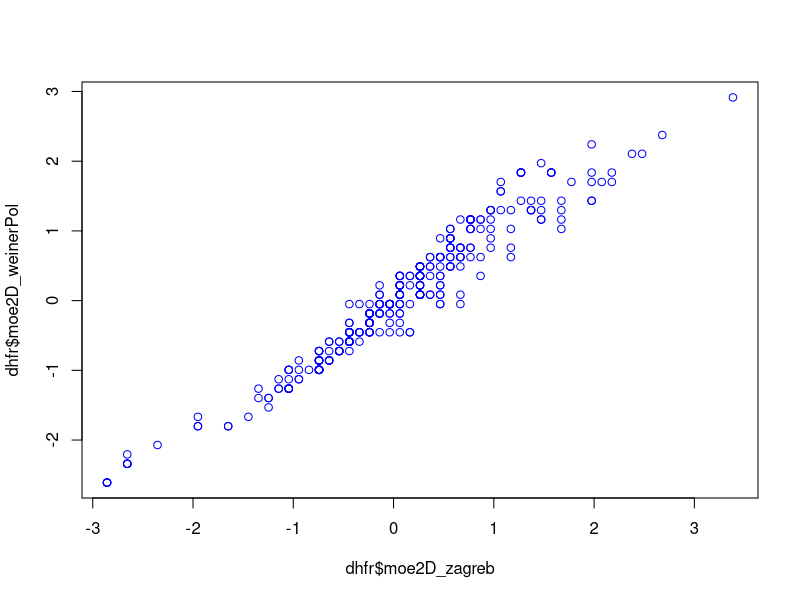
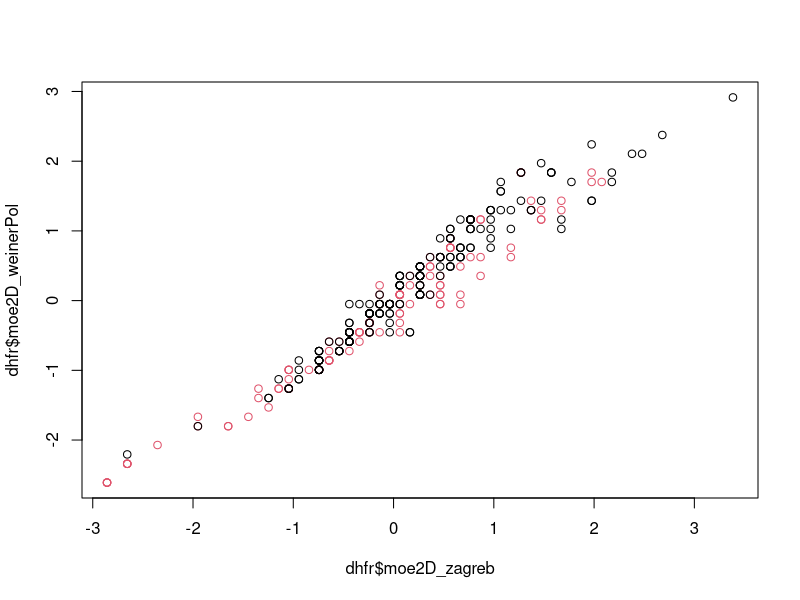

Recreate these plots in R, in order. (Note: this script raises an error after producing the figures.)
library(datasets)
library(caret)
data("dhfr")
View(dhfr)
head(dhfr,5)

library(skimr)
skim(dhfr)

skim(dhfr$Y)

# Group data by Y (Biological Activity), then perform skim
dhfr %>% 
  dplyr::group_by(Y) %>% 
  skim()

# Scatter Plot
plot(dhfr$moe2D_zagreb, dhfr$moe2D_weinerPol, col='blue')

plot(dhfr$moe2D_zagreb, dhfr$moe2D_weinerPol, col= dhfr$Y)

# Creating model
set.seed(100)

# Data Splitting
TrainingIndex<- createDataPartition(dhfr$Y, p=0.8, list=FALSE)
TrainingSet<- dhfr[TrainingIndex,]
TestingSet<- dhfr[-TrainingIndex,]


# Build Training Model
model<- train(Y~. , data=TrainingSet, method='svmPoly')

# Apply model for prediction
model.training<-predict(model, TrainingSet)
model.testing<-predict(model, TestingSet)

# Confusion Matrix
model.training.confmat<- confusionMatrix(model.training, TrainingSet$Y)
model.training.confmat

model.testing.confmat<- confusionMatrix(model.testing, TestingSet$Y)
model.testing.confmat


# Feature Importance
Importance<- varImp(model)
plot(Importance,top=5,col='red')





